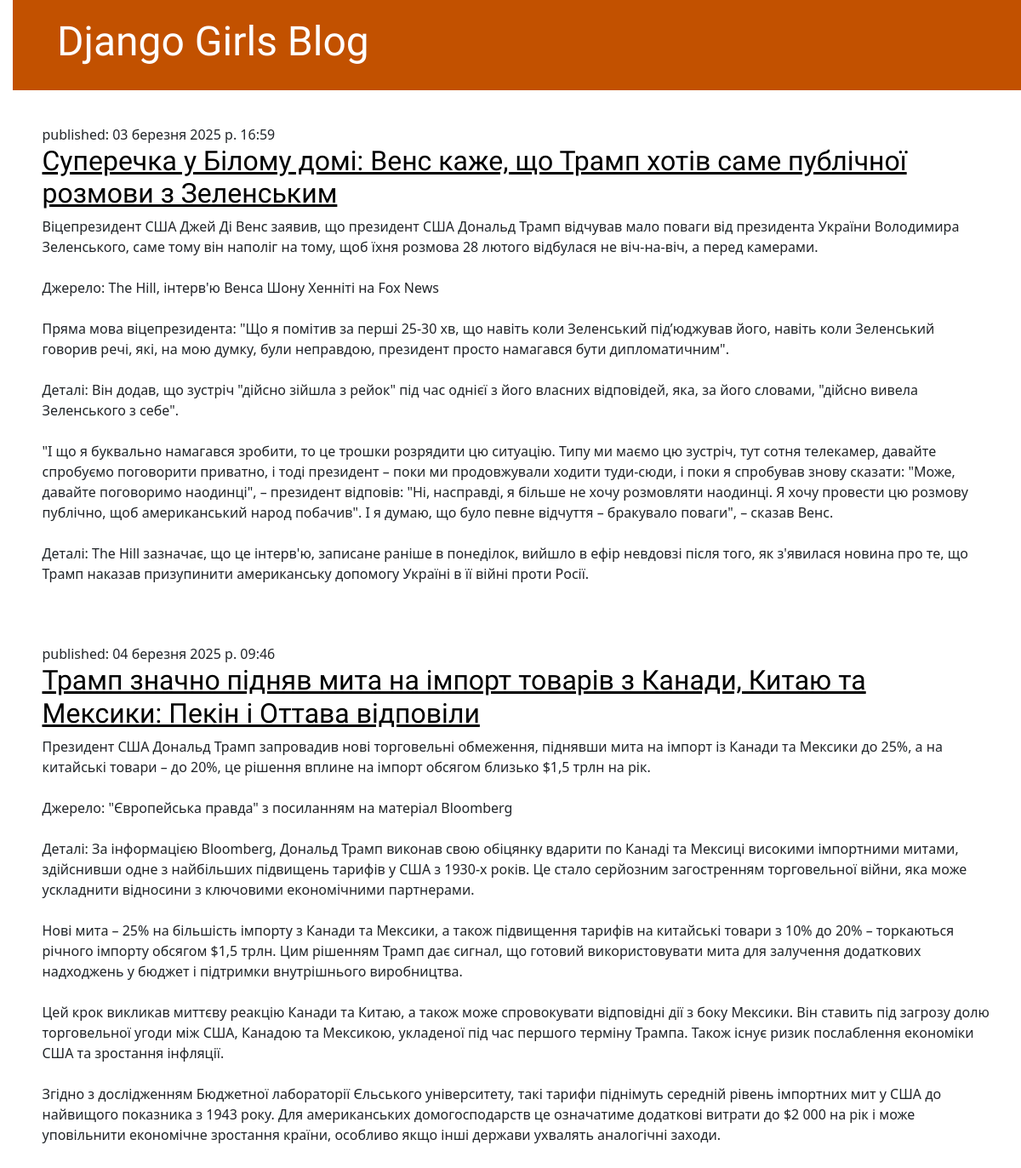
Before: / with the older database file.
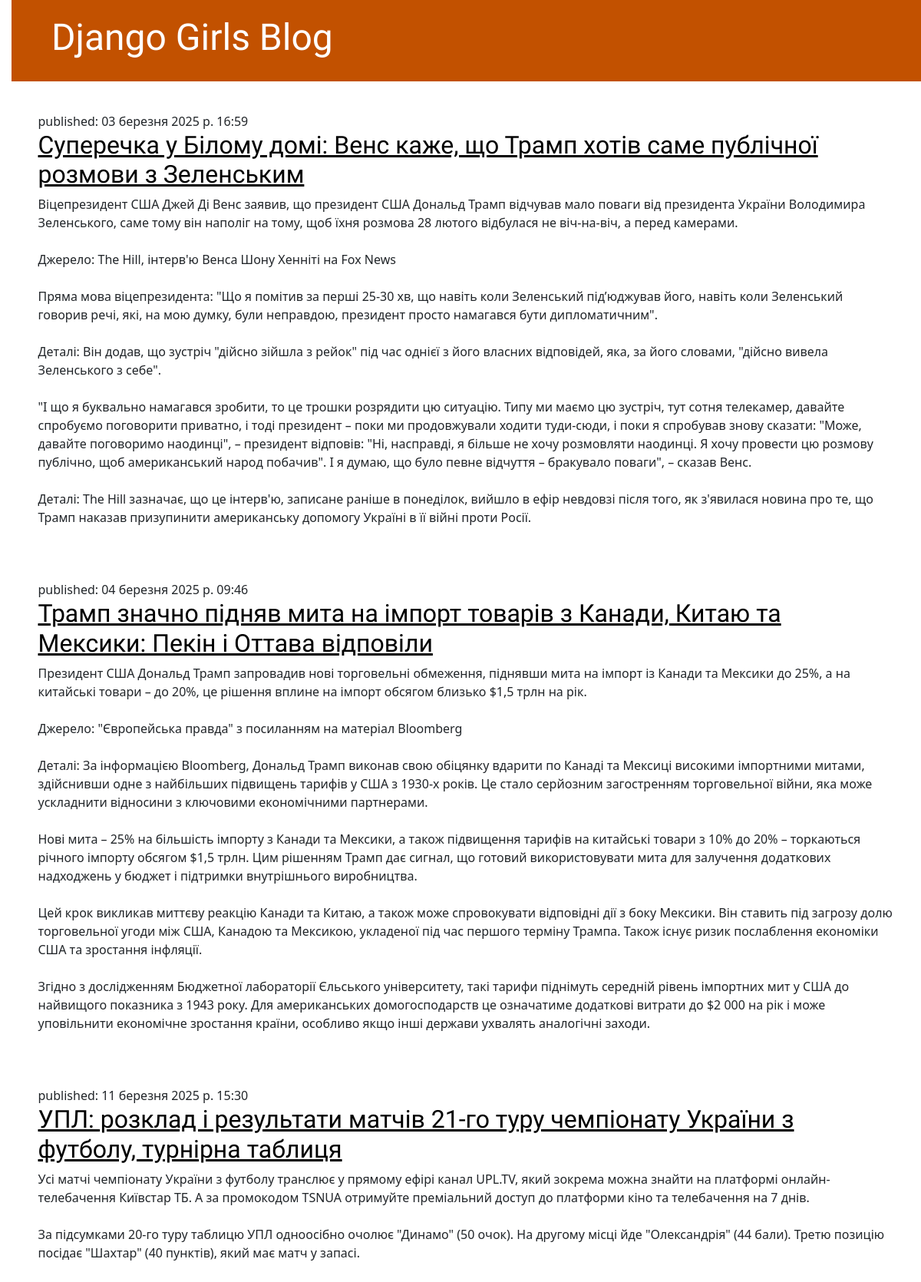
After: the same page with the newer database file.
### blog/models.py (models this page shows, shortened)
class Post(models.Model):
    author = models.ForeignKey(settings.AUTH_USER_MODEL, on_delete=models.CASCADE)
    title = models.CharField(max_length=200)
    text = models.TextField()
    created_date = models.DateTimeField(
            default=timezone.now)
    published_date = models.DateTimeField(
            blank=True, null=True)

### blog/views.py (the view)
# urls.py: path('', views.post_list, name='post_list'),
def post_list(request):
    posts = Post.objects.filter(published_date__lte=timezone.now()).order_by('published_date')
    return render(request, 'blog/post_list.html', {'posts': posts})

### blog/templates/blog/post_list.html (shortened to what this page needs)
{% extends 'blog/base.html' %}
{% load static %}
{% block content %}
    {% for post in posts %}
        <article class="post">
            <time>published: {{ post.published_date }}</time>
            <h2><a href="{% url 'post_detail' pk=post.pk %}">{{ post.title }}</a></h2>
            <p>{{ post.text|linebreaksbr }}</p>
        </article>
    {% endfor %}
{% endblock %}

### blog/templates/blog/base.html (shortened to what this page needs)
{% load static %}
<!DOCTYPE html>
<html>
    <head>
        <link rel="stylesheet" href="https://cdn.jsdelivr.net/npm/bootstrap@5.3.3/dist/css/bootstrap.min.css">
        <link rel="stylesheet" href="{% static 'css/blog.css' %}">
    </head>
    <body>
        <header class="page-header">
            <div class="container">
                <h1><a href="/">Django Girls Blog</a></h1>
            </div>
        </header>
        <main class="content container">
            <div class="row">
                <div class="col">
                    {% block content %}
                    {% endblock %}
                </div>
            </div>
        </main>
    </body>
</html>

### blog/static/css/blog.css (style rules this page uses)
h1 a, h2 a { color: #C25100; }
body { padding-left: 15px; }
h1 a, h2 a { color: #C25100; font-family: 'Lobster'; }
.page-header { background-color: #C25100; margin-top: 0; margin-bottom: 40px; padding: 20px 20px 20px 40px; }
.page-header h1, .page-header h1 a, .page-header h1 a:visited, .page-header h1 a:active { color: #ffffff; font-size: 36pt; text-decoration: none; }
h1, h2, h3, h4 { font-family: 'Lobster', cursive; }
.post { margin-bottom: 70px; }
.post h2 a, .post h2 a:visited { color: #000000; }

Changed rows visible on the page:
added Post: published_date "11 березня 2025 р. 15:30", title "УПЛ: розклад і результати матчів 21-го туру чемпіонату України з футболу, турнірна таблиця", text "Усі матчі чемпіонату України з футболу транслює у прямому ефірі канал UPL.TV, який зокрема можна знайти на платформі онлайн-телебачення Київстар ТБ. А за промокодом TSNUA отримуйте преміальний доступ до платформи кіно та телебачення на 7 днів. За підсумками 20-го туру таблицю УПЛ одноосібно очолює \"Динамо\" (50 очок). На другому місці йде \"Олександрія\" (44 бали). Третю позицію посідає \"Шахтар\" (40 пунктів), який має матч у запасі."
